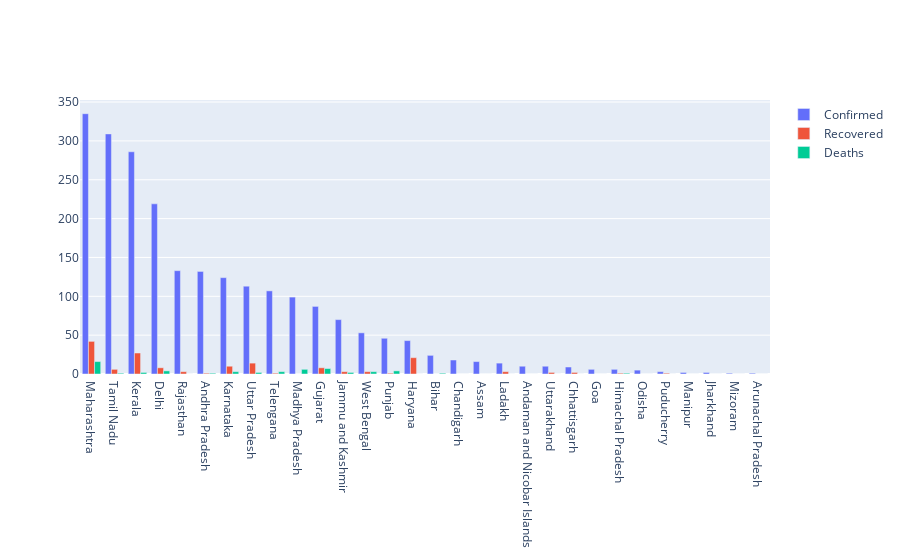

The cell this chart's notebook holds for it:
### Code cell
temp = latest.sort_values('Confirmed', ascending=False)
import plotly.graph_objects as go
states=temp['State/UT']

fig = go.Figure(data=[
    go.Bar(name='Confirmed', x=states, y=temp['Confirmed']),
    go.Bar(name='Recovered', x=states, y=temp['Cured']),
    go.Bar(name='Deaths', x=states, y=temp['Deaths'])
])
# Change the bar mode
fig.update_layout(barmode='group')
fig.show()

### Figure 1 — Plotly figure (JSON) as saved in the notebook; plotly's stock layout.template omitted (floating-point values rounded to 4 significant figures)
{"data": [{"name": "Confirmed", "type": "bar", "x": ["Maharashtra", "Tamil Nadu", "Kerala", "Delhi", "Rajasthan", "Andhra Pradesh", "Karnataka", "Uttar Pradesh", "Telengana", "Madhya Pradesh", "Gujarat", "Jammu and Kashmir", "West Bengal", "Punjab", "Haryana", "Bihar", "Chandigarh", "Assam", "Ladakh", "Andaman and Nicobar Islands", "Uttarakhand", "Chhattisgarh", "Goa", "Himachal Pradesh", "Odisha", "Puducherry", "Manipur", "Jharkhand", "Mizoram", "Arunachal Pradesh"], "y": [335, 309, 286, 219, 133, 132, 124, 113, 107, 99, 87, 70, 53, 46, 43, 24, 18, 16, 14, 10, 10, 9, 6, 6, 5, 3, 2, 2, 1, 1]}, {"name": "Recovered", "type": "bar", "x": ["Maharashtra", "Tamil Nadu", "Kerala", "Delhi", "Rajasthan", "Andhra Pradesh", "Karnataka", "Uttar Pradesh", "Telengana", "Madhya Pradesh", "Gujarat", "Jammu and Kashmir", "West Bengal", "Punjab", "Haryana", "Bihar", "Chandigarh", "Assam", "Ladakh", "Andaman and Nicobar Islands", "Uttarakhand", "Chhattisgarh", "Goa", "Himachal Pradesh", "Odisha", "Puducherry", "Manipur", "Jharkhand", "Mizoram", "Arunachal Pradesh"], "y": [42, 6, 27, 8, 3, 1, 10, 14, 1, 0, 8, 3, 3, 1, 21, 0, 0, 0, 3, 0, 2, 2, 0, 1, 0, 1, 0, 0, 0, 0]}, {"name": "Deaths", "type": "bar", "x": ["Maharashtra", "Tamil Nadu", "Kerala", "Delhi", "Rajasthan", "Andhra Pradesh", "Karnataka", "Uttar Pradesh", "Telengana", "Madhya Pradesh", "Gujarat", "Jammu and Kashmir", "West Bengal", "Punjab", "Haryana", "Bihar", "Chandigarh", "Assam", "Ladakh", "Andaman and Nicobar Islands", "Uttarakhand", "Chhattisgarh", "Goa", "Himachal Pradesh", "Odisha", "Puducherry", "Manipur", "Jharkhand", "Mizoram", "Arunachal Pradesh"], "y": [16, 1, 2, 4, 0, 1, 3, 2, 3, 6, 7, 2, 3, 4, 0, 1, 0, 0, 0, 0, 0, 0, 0, 1, 0, 0, 0, 0, 0, 0]}], "layout": {"barmode": "group"}}
